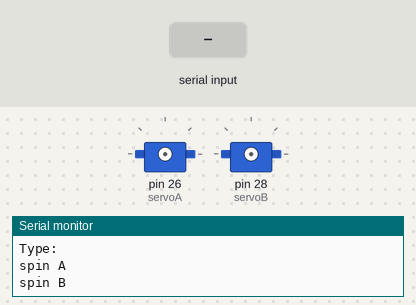
This sketch was run on a simulated Arduino Mega 2560, built with avr-gcc and run on an emulated ATmega2560. On the bench: 2 × servo, the last lines printed to the serial monitor. The inputs (shaded band) are chosen by the test bench.

Above: at 1.2 s.
1.3 s: "spin A\n" received over Serial
At 3.2 s:
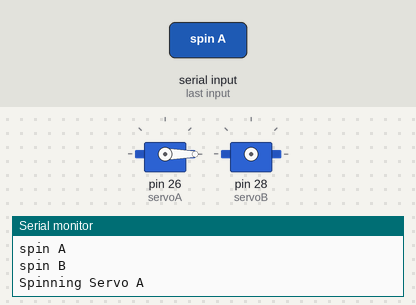
3.8 s: "spin B\n" received over Serial
At 5.1 s:
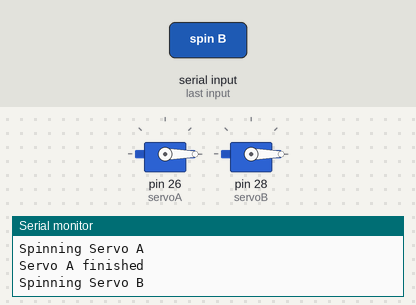
7.8 s: "spin A\n" received over Serial
At 8.5 s:
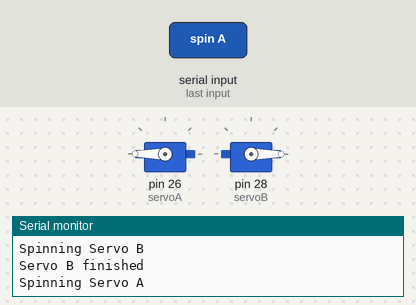
Timing chart, 0 to 10.8 s (numbered marks = the images above; inputs shaded):
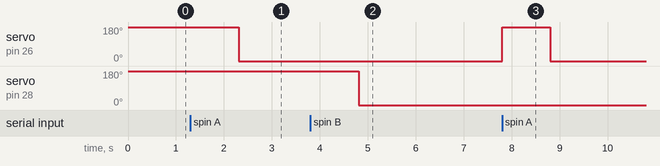

The sketch:

two_servos.ino
```cpp
#include <Servo.h>

Servo servoA;
Servo servoB;

// Keep track of whether servos are attached
bool servoAAttached = false;
bool servoBAttached = false;

void setup() {

  Serial.begin(9600);

  Serial.println("Type:");
  Serial.println("spin A");
  Serial.println("spin B");
}

void loop() {

  // Check if something was typed into Serial Monitor
  if (Serial.available()) {

    String command = Serial.readStringUntil('\n');
    command.trim();

    // =========================
    // SPIN SERVO A
    // =========================
    if (command == "spin A") {

      Serial.println("Spinning Servo A");

      // Attach servo to pin 9
      servoA.attach(26);
      servoAAttached = true;

      // Move one way
      servoA.write(180);
      delay(1000);

      // Move back
      servoA.write(0);
      delay(1000);

      // Stop sending power/signal
      servoA.detach();
      servoAAttached = false;

      Serial.println("Servo A finished");
    }

    // =========================
    // SPIN SERVO B
    // =========================
    else if (command == "spin B") {

      Serial.println("Spinning Servo B");

      // Attach servo to pin 10
      servoB.attach(28);
      servoBAttached = true;

      // Move one way
      servoB.write(180);
      delay(1000);

      // Move back
      servoB.write(0);
      delay(1000);

      // Stop sending power/signal
      servoB.detach();
      servoBAttached = false;

      Serial.println("Servo B finished");
    }

    else {
      Serial.println("Unknown command");
    }
  }
}
```

Measured:
- after the input at 1.3 s, servo on pin 26 (servoA): 180° → 0° after 1.0 s
- after the input at 3.8 s, servo on pin 28 (servoB): 180° → 0° after 1.0 s
- after the input at 7.8 s, servo on pin 26 (servoA): 0° → 180° at once, → 0° 1.0 s later
